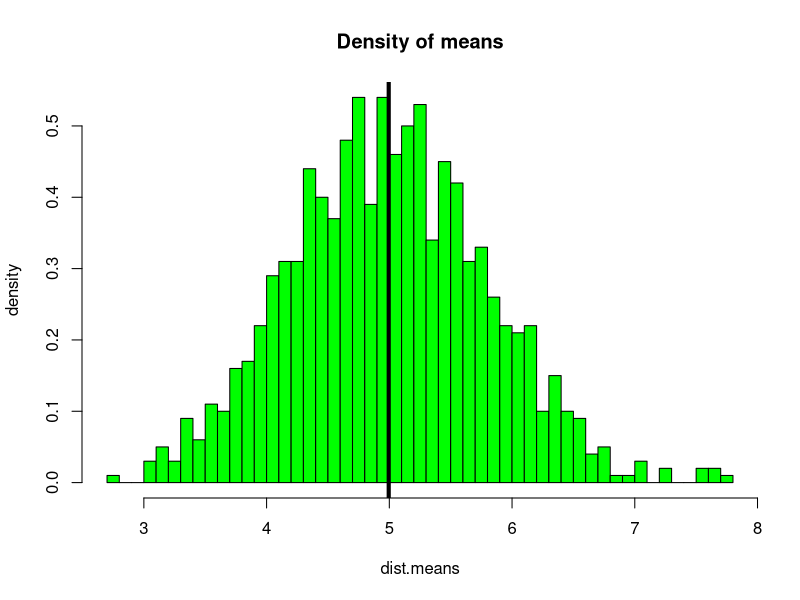

This figure's R source:
## ---- chunk 1
require(ggplot2)
## ---- chunk 2
set.seed(9867)   ## to ensure reproducibility
n <- 1000        ## no of runs
sample.size <- 40 ## 40 samples in each run
lambda <- 0.2   ##variable input
dist <- matrix(rexp(sample.size*n, rate=lambda), ncol = sample.size, nrow=n)
dist.means <- rowMeans(dist) ##a  vector of n length with averages in each row based on sample size means
## ---- chunk 3
hist(dist.means,breaks=sample.size,prob=T,col="green",main="Density of means",ylab="density")
abline(v=mean(dist.means),col="black",lwd=4)

center.ac <- mean(dist.means)
center.th <- 1/lambda
## ---- chunk 4
sd.ac <- sd(dist.means)
sd.th <- (1/lambda)*(1/sqrt(sample.size))

var.ac <- sd.ac^2 ## = var(dist.means)
var.th <-((1/lambda)*(1/sqrt(sample.size)))^2
